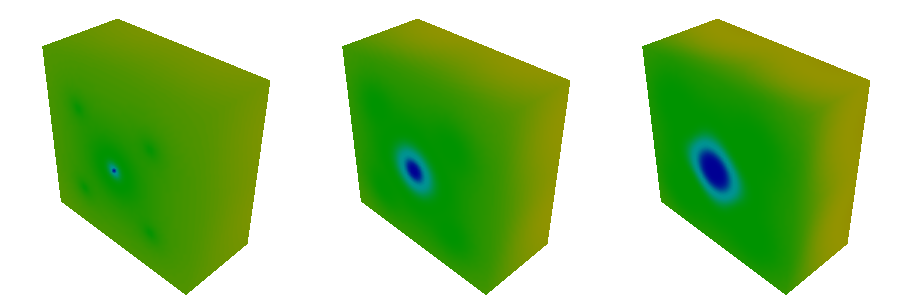

This chart was generated by the following Python code:
#!/usr/bin/env python

# Test vtkShepardMethod with three power parameters in three viewports.

# Factory overrides
import vtkmodules.vtkInteractionStyle  # noqa: F401
import vtkmodules.vtkRenderingFreeType  # noqa: F401
import vtkmodules.vtkRenderingOpenGL2  # noqa: F401

from vtkmodules.vtkCommonCore import (
    vtkFloatArray,
    vtkPoints,
)
from vtkmodules.vtkCommonDataModel import vtkPolyData
from vtkmodules.vtkImagingHybrid import vtkShepardMethod
from vtkmodules.vtkRenderingCore import (
    vtkActor,
    vtkDataSetMapper,
    vtkRenderWindow,
    vtkRenderWindowInteractor,
    vtkRenderer,
)

# Create points and scalars with some on volume grid points
points = vtkPoints()
points.InsertPoint(0, -1, -1, -1)
points.InsertPoint(1, 1, -1, -1)
points.InsertPoint(2, 0, 0, -1)
points.InsertPoint(3, -1, 1, -1)
points.InsertPoint(4, 1, 1, -1)
points.InsertPoint(5, -1, -1, 0)
points.InsertPoint(6, 1, -1, 0)
points.InsertPoint(7, 0, 0, 0)
points.InsertPoint(8, -1, 1, 0)
points.InsertPoint(9, 1, 1, 0)
points.InsertPoint(10, -1, -1, 1)
points.InsertPoint(11, 1, -1, 1)
points.InsertPoint(12, 0, 0, 1)
points.InsertPoint(13, -1, 1, 1)
points.InsertPoint(14, 1, 1, 1)

scalars = vtkFloatArray()
scalars.InsertValue(0, 5)
scalars.InsertValue(1, 5)
scalars.InsertValue(2, 10)
scalars.InsertValue(3, 5)
scalars.InsertValue(4, 5)
scalars.InsertValue(5, 10)
scalars.InsertValue(6, 10)
scalars.InsertValue(7, 20)
scalars.InsertValue(8, 10)
scalars.InsertValue(9, 10)
scalars.InsertValue(10, 20)
scalars.InsertValue(11, 20)
scalars.InsertValue(12, 40)
scalars.InsertValue(13, 20)
scalars.InsertValue(14, 20)

profile = vtkPolyData()
profile.SetPoints(points)
profile.GetPointData().SetScalars(scalars)

dim = 51

# Shepard P=1
shepard_1 = vtkShepardMethod()
shepard_1.SetInputData(profile)
shepard_1.SetModelBounds(-2, 2, -2, 2, -1, 1)
shepard_1.SetSampleDimensions(dim, dim, dim)
shepard_1.SetNullValue(0)
shepard_1.SetMaximumDistance(1)
shepard_1.SetPowerParameter(1)

mapper_1 = vtkDataSetMapper()
mapper_1.SetInputConnection(shepard_1.GetOutputPort())
mapper_1.SetScalarRange(0, 40)

actor_1 = vtkActor()
actor_1.SetMapper(mapper_1)

# Shepard P=2 (default)
shepard_2 = vtkShepardMethod()
shepard_2.SetInputData(profile)
shepard_2.SetModelBounds(-2, 2, -2, 2, -1, 1)
shepard_2.SetSampleDimensions(dim, dim, dim)
shepard_2.SetNullValue(0)
shepard_2.SetMaximumDistance(1)

mapper_2 = vtkDataSetMapper()
mapper_2.SetInputConnection(shepard_2.GetOutputPort())
mapper_2.SetScalarRange(0, 40)

actor_2 = vtkActor()
actor_2.SetMapper(mapper_2)

# Shepard P=3
shepard_3 = vtkShepardMethod()
shepard_3.SetInputData(profile)
shepard_3.SetModelBounds(-2, 2, -2, 2, -1, 1)
shepard_3.SetSampleDimensions(dim, dim, dim)
shepard_3.SetNullValue(0)
shepard_3.SetMaximumDistance(1)
shepard_3.SetPowerParameter(3)

mapper_3 = vtkDataSetMapper()
mapper_3.SetInputConnection(shepard_3.GetOutputPort())
mapper_3.SetScalarRange(0, 40)

actor_3 = vtkActor()
actor_3.SetMapper(mapper_3)

# Three viewports
renderer_0 = vtkRenderer()
renderer_0.SetViewport(0, 0, 0.3333, 1)
renderer_0.AddActor(actor_1)
renderer_0.SetBackground(1, 1, 1)

renderer_1 = vtkRenderer()
renderer_1.SetViewport(0.3333, 0, 0.6667, 1)
renderer_1.AddActor(actor_2)
renderer_1.SetBackground(1, 1, 1)

renderer_2 = vtkRenderer()
renderer_2.SetViewport(0.6667, 0, 1, 1)
renderer_2.AddActor(actor_3)
renderer_2.SetBackground(1, 1, 1)

render_window = vtkRenderWindow()
render_window.AddRenderer(renderer_0)
render_window.AddRenderer(renderer_1)
render_window.AddRenderer(renderer_2)
render_window.SetSize(900, 300)
render_window.SetWindowName("shepards method")

# Scene
camera = renderer_0.GetActiveCamera()
camera.SetPosition(1, 1, 1)
renderer_0.ResetCamera()
renderer_1.SetActiveCamera(camera)
renderer_2.SetActiveCamera(camera)

interactor = vtkRenderWindowInteractor()
interactor.SetRenderWindow(render_window)

interactor.Initialize()
interactor.Start()
